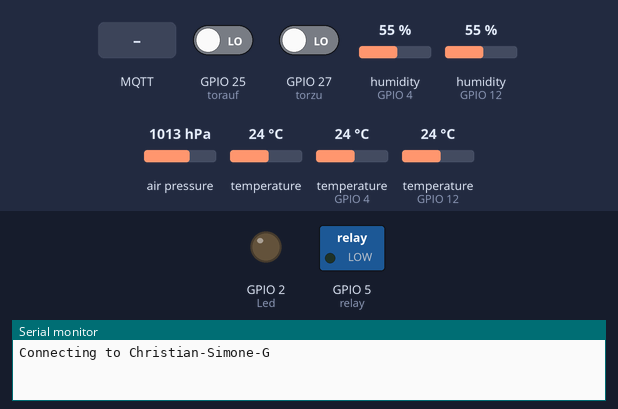
This program was run on a simulated ESP32. On the bench: switched loads named in the program (green lamp = pin HIGH), output pins drawn as LEDs (lit = HIGH), the last lines printed to the serial monitor. The test bench sets the inputs (shaded band); at power-on: GPIO 25 (torauf) LOW, GPIO 27 (torzu) LOW, humidity (sensors on GPIO 4, GPIO 12) 55 %, air pressure 1013 hPa, temperature 24 °C, temperature (sensors on GPIO 4, GPIO 12) 24 °C. WiFi joins after 1.5 s; servers stay silent unless stated; no MQTT or app messages arrive unless stated.

Above: at 0.1 s.
At 2.7 s:
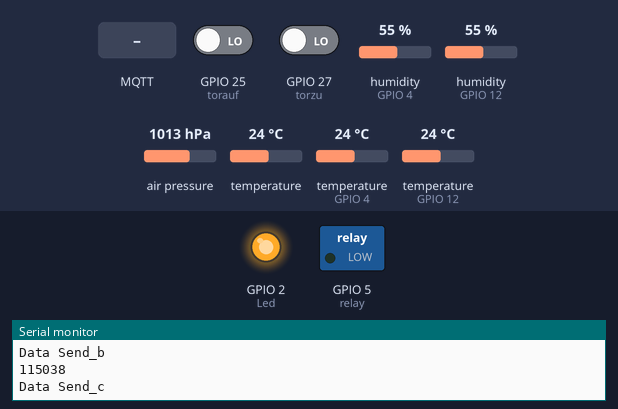
2.8 s: MQTT message "triggeron" arrives on the first subscribed topic
At 2.9 s:
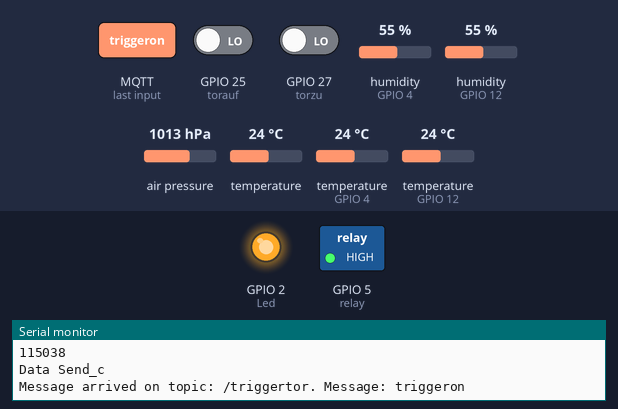
4.5 s: MQTT message "/triggertor" arrives on the first subscribed topic
6.0 s: MQTT message "triggeroff" arrives on the first subscribed topic
Timing chart, 0 to 9.0 s (numbered marks = the images above; inputs shaded):
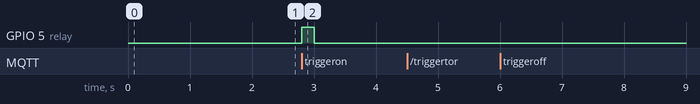

The program:

main.cpp
```cpp
#include <Arduino.h>
#include <FS.h>
#include <WiFi.h>
// #include <OneWire.h>
// #include <DallasTemperature.h>
#include <Adafruit_BMP085.h>
#include <Adafruit_Sensor.h>
#include <DHT.h>
#include <PubSubClient.h>
#include <SPI.h>
#include <Wire.h>

#define DHT_A_SENSOR_PIN 4   // A= Außen sensor
#define DHT_I_SENSOR_PIN 12  // I= innen sensor
#define DHT_SENSOR_TYPE DHT22

DHT dht_A_sensor(DHT_A_SENSOR_PIN, DHT_SENSOR_TYPE);
DHT dht_I_sensor(DHT_I_SENSOR_PIN, DHT_SENSOR_TYPE);

#define Led 2
#define relay 5
#define torzu 27   // Pin auf dem Strom fließ wenn das Tor nicht zu ist
#define torauf 25  // Pin auf dem Strom fließ wenn Tor nicht offen ist
//------------------------------------------------------------------------> NC Endschalter

#define LOCAL_ALTITUDE (1060.0F)

#define I2C_SDA 21  // bmp180
#define I2C_SCL 22  // bmp180

Adafruit_BMP085 bmp;

// const char* ssid = "Christian-Simone-2.4G"; //Außen
// const char* ssid = "Christian-Simone-d"; //Keller
const char* ssid = "Christian-Simone-G";  // Garage
const char* password = "XXX";
const char* mqtt_server = "192.168.1.159";

WiFiClient Wclient;
PubSubClient mqtt_client(Wclient);

// Wertte Variablen
float tempC_I;
float tempC_A;
float humi_I;
float humi_A;

// Anfangswert der Variablen
int torzu_ = 1;
int torauf_ = 1;

void setup_WIFI() {
  if (WiFi.status() == WL_CONNECTED) return;

  digitalWrite(Led, LOW);
  Serial.print("Connecting to ");
  Serial.println(ssid);
  WiFi.mode(WIFI_STA);
  WiFi.begin(ssid, password);

  // Wait for connection
  while (WiFi.status() != WL_CONNECTED) {
    delay(1500);
    Serial.print(".");
  }
  Serial.println("");
  Serial.println("WiFi connected.");
  Serial.println("IP address: ");
  Serial.println(WiFi.localIP());
  digitalWrite(Led, HIGH);
}

void callback(char* topic, byte* message, unsigned int Lenght) {
  Serial.print("Message arrived on topic: ");
  Serial.print(topic);
  Serial.print(". Message: ");
  String messageTemp = "";

  for (int i = 0; i < Lenght; i++) {
    Serial.print((char)message[i]);
    messageTemp += (char)message[i];
  }
  Serial.println();

  String topicStr = String(topic);

  if (topicStr.startsWith("/triggertor")) {
    if (messageTemp.startsWith("triggeron")) {
      // Wenn die Nachricht angekommen ist dann soll der Pin angesteuert Werden
      digitalWrite(relay, HIGH);
      delay(200);
      // Rückmeldung dass trigger angekommen ist.
      mqtt_client.publish("/triggertor", "triggeroff", true);
      digitalWrite(relay, LOW);  // Rücksetzung des Pins
    } else if (messageTemp.startsWith("triggeroff")) {
      digitalWrite(relay, LOW);
    }
  }
  Serial.println();
}

void reconnect() {
  if (WiFi.status() == WL_CONNECTED && !Wclient.connected()) {
    Serial.print("Attempting MQTT connection... ");

    if (mqtt_client.connect("ESP8266Client1", "/Status", 0, true, "OFFLINE")) {
      Serial.println("connected");
      digitalWrite(Led, HIGH);
      mqtt_client.subscribe("/triggertor");
      mqtt_client.publish("/Status/IP", WiFi.localIP().toString().c_str(), true);

    } else {
      Serial.print("failed, rc= ");
      Serial.print(mqtt_client.state());
      Serial.println(" try again in 5 seconds");
    }
  }
}

void data_Ma() {
  humi_A = dht_A_sensor.readHumidity();
  tempC_A = dht_A_sensor.readTemperature();

  if (isnan(tempC_A) || isnan(humi_A)) {
    Serial.println("Failed to read from DHT sensor! a");
  } else {
    Serial.println(String(humi_A).c_str());
    mqtt_client.publish("/hum/außen/gar", String(humi_A).c_str(), true);
  }
  Serial.println(String(tempC_A).c_str());

  mqtt_client.publish("/temp/außen/gar/w", String(bmp.readTemperature()).c_str(), true);
  mqtt_client.publish("/temp/außen/gar", String(tempC_A).c_str(), true);

  Serial.println("Data Send_a");
}

void data_Mb() {
  humi_I = dht_I_sensor.readHumidity();
  tempC_I = dht_I_sensor.readTemperature();

  if (isnan(tempC_I) || isnan(humi_I)) {
    Serial.println("Failed to read from DHT sensor! i");
  } else {
    Serial.println(String(humi_I).c_str());
    Serial.println(String(tempC_I).c_str());

    mqtt_client.publish("/hum/innen/gar", String(humi_I).c_str(), true);
    mqtt_client.publish("/temp/innen/gar", String(tempC_I).c_str(), true);
  }
  Serial.println("Data Send_b");
}

void data_Mc() {
  int wert = 0;

  wert = bmp.readSealevelPressure(LOCAL_ALTITUDE);  // dieser Wert wird benötigt

  Serial.println(String(wert).c_str());
  mqtt_client.publish("/pres/außen/gar/s", String(wert).c_str(), true);

  Serial.println("Data Send_c");
}

void setup() {
  pinMode(Led, OUTPUT);  // Index Lampe of alles verbunden ist
  pinMode(relay, OUTPUT);

  pinMode(torzu, INPUT);
  pinMode(torauf, INPUT);
  Serial.begin(115200);

  setup_WIFI();
  if (!bmp.begin()) {
    Serial.println("Could not find a valid BMP085/BMP180 sensor, check wiring!");
  }
  dht_A_sensor.begin();
  dht_I_sensor.begin();

  torzu_ = digitalRead(torzu);
  torauf_ = digitalRead(torauf);

  mqtt_client.setServer(mqtt_server, 1883);
  mqtt_client.setCallback(callback);

  reconnect();
  mqtt_client.subscribe("/triggertor");

  data_Ma();
  data_Mb();
  data_Mc();
}

uint32_t ABTimer, CTimer;
uint32_t mqttConnectTimer, wifiConnectTimer;

void loop() {
  if (millis() - mqttConnectTimer > 5000) {
    reconnect();
    mqttConnectTimer = millis();
  }

  if (millis() - wifiConnectTimer > 10000) {
    setup_WIFI();
    wifiConnectTimer = millis();
  }

  mqtt_client.loop();

  if (millis() - ABTimer > 300000) {  // alle 5 minuten
    mqtt_client.publish("/Status", "ONLINE", true);

    ABTimer = millis();
    data_Ma();
    data_Mb();
  }

  if (millis() - CTimer > 3600000) {  // jede Stunde
    CTimer = millis();
    data_Mc();
  }

  // Status auszulesen
  if (digitalRead(torzu) != torzu_) {
    torzu_ = digitalRead(torzu);
    Serial.println(torzu_);
    if (torzu_ == 1) {
      mqtt_client.publish("/torstatus", "Öffnen..", true);
    } else {
      mqtt_client.publish("/torstatus", "Geschlossen", true);
    }
  }

  if (digitalRead(torauf) != torauf_) {
    torauf_ = digitalRead(torauf);
    Serial.println(torauf_);
    if (torauf_ == 1) {
      mqtt_client.publish("/torstatus", "Schließen..", true);
    } else {
      mqtt_client.publish("/torstatus", "Geöffnet", true);
    }
  }
}
```

Measured:
- after the input at 2.8 s, GPIO 5 (relay): LOW → HIGH at once, → LOW 0.20 s later
